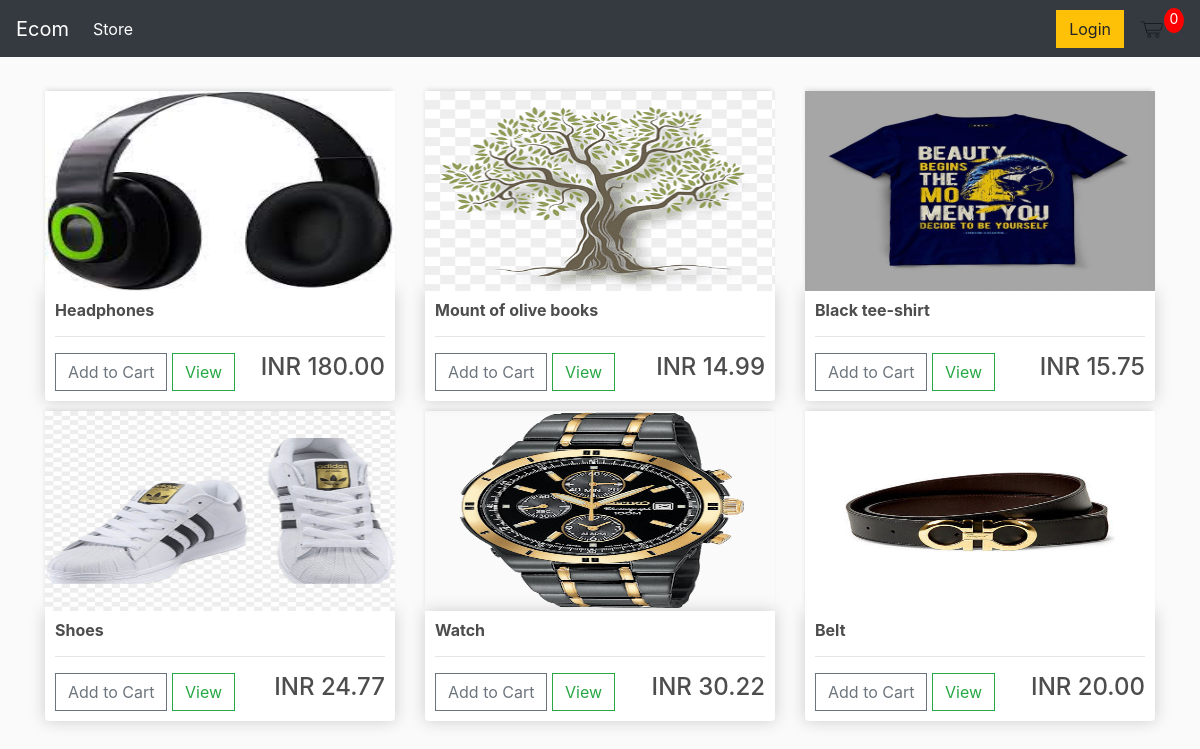
The page / on the database its author committed.
### store/models.py (models this page shows, shortened)
class Product(models.Model):
    name=models.CharField(max_length=200,null=True)
    price= models.DecimalField(max_digits=7, decimal_places=2)
    digital=models.BooleanField(max_length=200,null=True,blank=True)
    image=models.ImageField(null=True,blank=True)
    @property
    def imageURL(self):
        try:
            url=self.image.url
        except:
            url=''
        return url

### store/views.py (the view)
# urls.py: path('',include('store.urls')),
def store(request):
    Data=cartData(request)
    cartItems=Data['cartItems']
    products=Product.objects.all()
    context={'products':products,'cartItems':cartItems}
    return render(request,'store/store.html',context)

### store/utils.py (called while the page is built, shortened)
def cookieCart(request):
    try:
        cart=json.loads(request.COOKIES['cart'])
    except:
        cart={}
    print('Cart:',cart)
    items=[]
    order={'get_cart_items':0,'get_cart_total':0,'shipping':False}
    cartItems=order['get_cart_items']
    return {'cartItems':cartItems,'order':order,'items':items}

def cartData(request):
    if request.user.is_authenticated:
        customer=request.user.customer
        order,created=Order.objects.get_or_create(customer=customer,complete=True)
        items=order.orderitem_set.all()
        cartItems=order.get_cart_items
    else:
        cookieData=cookieCart(request)
        cartItems=cookieData['cartItems']
        order=cookieData['order']
        items=cookieData['items']
    return {'cartItems':cartItems,'order':order,'items':items}

### store/templates/store/store.html
{% extends 'store/main.html'%}
{% load static %}
{% block content %}
    <div class="row">
        {% for product in products%}
        <div class="col-lg-4">
            <img class="thumbnail"  src="{{product.imageURL}}">
            <div class="box-element product">
                <h6><strong>{{product.name}}</strong></h6>
                <hr>
                <button data-product="{{product.id}}" data-action="add" class="btn btn-outline-secondary add-btn update-cart">Add to Cart</button>
                <a class="btn btn-outline-success " href="#">View </a>
                <h4 style="display: inline;float: right;">INR {{product.price|floatformat:2}}</h4>
            </div>
        </div>
        {% endfor %}
    </div>
{% endblock content %}

### store/templates/store/main.html (shortened to what this page needs)
<!DOCTYPE html>
{% load static %}
<html>
<head>
	<link rel="stylesheet" href="https://stackpath.bootstrapcdn.com/bootstrap/4.4.1/css/bootstrap.min.css">
	<link rel="stylesheet" type="text/css" href="{% static 'css/main.css' %}">
</head>
<body>
	<nav class="navbar navbar-expand-lg navbar-dark bg-dark">
	  <a class="navbar-brand" href="{% url 'store' %}">Ecom</a>
	  <div class="collapse navbar-collapse" id="navbarSupportedContent">
	    <ul class="navbar-nav mr-auto">
	      <li class="nav-item active">
	        <a class="nav-link" href="{% url 'store' %}">Store <span class="sr-only">(current)</span></a>
	      </li>
	    </ul>
	    <div class="form-inline my-2 my-lg-0">
	     	<a href="#"class="btn btn-warning">Login</a>
	     	<a href="{% url 'cart' %}">
	    		<img  id="cart-icon" src="{% static 'images/cart.png' %}">
	    	</a>
	    	<p id="cart-total">{{cartItems}}</p>
	    </div>
	  </div>
	</nav>
     <div class="container">
            <br>
            {% block content %}
            {% endblock content %}
         </div>
</body>
</html>

### static/css/main.css (style rules this page uses)
body { background-color: hsl(0, 0%, 98%); }
h1,h2,h3,h4,h5,h6 { color:hsl(0, 0%, 30%); }
.box-element { box-shadow:hsl(0, 0%, 80%) 0 0 16px; background-color: #fff; border-radius: 4px; padding: 10px; }
.thumbnail { width: 100%; height: 200px; -webkit-box-shadow: -1px -3px 5px -2px rgba(214,214,214,1); -moz-box-shadow: -1px -3px 5px -2px rgba(214,214,214,1); box-shadow: -1px -3px 5px -2px rgba(214,214,214,1); }
.product { border-radius: 0 0 4px 4px; }
.bg-dark { background-color:black; }
#cart-icon { width:25px; display: inline-block; margin-left: 15px; }
#cart-total { display: block; text-align: center; color:#fff; background-color: red; width: 20px; height: 25px; border-radius: 50%; font-size: 14px; }
.col-lg-4, .col-lg-6, .col-lg-8, .col-lg-12 { margin-top: 10px; }
.btn { border-radius: 0; }

### rows shown on the page
Product: imageURL (picture), name "Headphones", price "180.00"
Product: imageURL (picture), name "Mount of olive books", price "14.99"
Product: imageURL (picture), name "Black tee-shirt", price "15.75"
Product: imageURL (picture), name "Shoes", price "24.77"
Product: imageURL (picture), name "Watch", price "30.22"
Product: imageURL (picture), name "Belt", price "20.00"

### other values the page prints
{{ cartItems }} "0"
